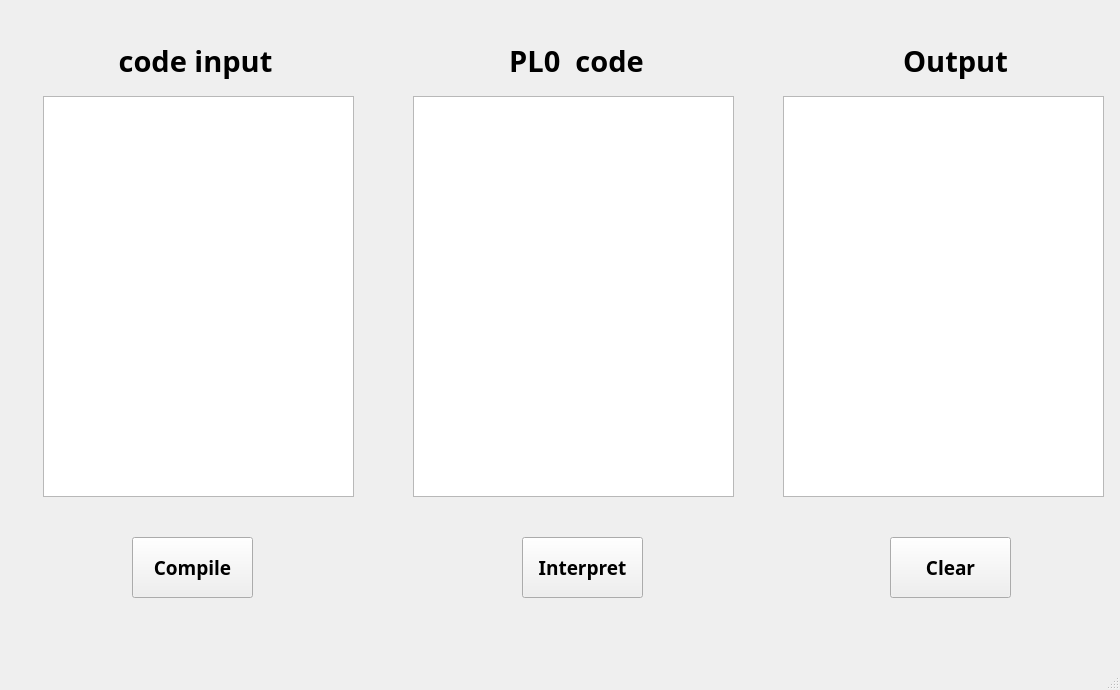
<?xml version="1.0" encoding="UTF-8"?>
<ui version="4.0">
 <class>MainWindow</class>
 <widget class="QMainWindow" name="MainWindow">
  <property name="geometry">
   <rect>
    <x>0</x>
    <y>0</y>
    <width>1120</width>
    <height>690</height>
   </rect>
  </property>
  <property name="windowTitle">
   <string>MainWindow</string>
  </property>
  <widget class="QWidget" name="centralwidget">
   <widget class="QTextEdit" name="input_code">
    <property name="geometry">
     <rect>
      <x>43</x>
      <y>96</y>
      <width>311</width>
      <height>401</height>
     </rect>
    </property>
   </widget>
   <widget class="QLabel" name="label_input">
    <property name="geometry">
     <rect>
      <x>110</x>
      <y>40</y>
      <width>171</width>
      <height>41</height>
     </rect>
    </property>
    <property name="font">
     <font>
      <family>Adobe Arabic</family>
      <pointsize>22</pointsize>
      <weight>75</weight>
      <bold>true</bold>
     </font>
    </property>
    <property name="text">
     <string>code input</string>
    </property>
    <property name="alignment">
     <set>Qt::AlignCenter</set>
    </property>
   </widget>
   <widget class="QPushButton" name="Compile_Button">
    <property name="geometry">
     <rect>
      <x>132</x>
      <y>537</y>
      <width>121</width>
      <height>61</height>
     </rect>
    </property>
    <property name="font">
     <font>
      <family>Adobe Arabic</family>
      <pointsize>14</pointsize>
      <weight>75</weight>
      <bold>true</bold>
     </font>
    </property>
    <property name="text">
     <string>Compile</string>
    </property>
   </widget>
   <widget class="QTextEdit" name="textEdit">
    <property name="geometry">
     <rect>
      <x>413</x>
      <y>96</y>
      <width>321</width>
      <height>401</height>
     </rect>
    </property>
   </widget>
   <widget class="QTextEdit" name="textEdit_2">
    <property name="geometry">
     <rect>
      <x>783</x>
      <y>96</y>
      <width>321</width>
      <height>401</height>
     </rect>
    </property>
   </widget>
   <widget class="QLabel" name="label_PL0">
    <property name="geometry">
     <rect>
      <x>491</x>
      <y>40</y>
      <width>171</width>
      <height>41</height>
     </rect>
    </property>
    <property name="font">
     <font>
      <family>Adobe Arabic</family>
      <pointsize>22</pointsize>
      <weight>75</weight>
      <bold>true</bold>
     </font>
    </property>
    <property name="text">
     <string>PL0  code</string>
    </property>
    <property name="alignment">
     <set>Qt::AlignCenter</set>
    </property>
   </widget>
   <widget class="QPushButton" name="pushButton">
    <property name="geometry">
     <rect>
      <x>522</x>
      <y>537</y>
      <width>121</width>
      <height>61</height>
     </rect>
    </property>
    <property name="font">
     <font>
      <family>Adobe Arabic</family>
      <pointsize>14</pointsize>
      <weight>75</weight>
      <bold>true</bold>
     </font>
    </property>
    <property name="text">
     <string>Interpret</string>
    </property>
   </widget>
   <widget class="QPushButton" name="pushButton_2">
    <property name="geometry">
     <rect>
      <x>890</x>
      <y>537</y>
      <width>121</width>
      <height>61</height>
     </rect>
    </property>
    <property name="font">
     <font>
      <family>Adobe Arabic</family>
      <pointsize>14</pointsize>
      <weight>75</weight>
      <bold>true</bold>
     </font>
    </property>
    <property name="text">
     <string>Clear</string>
    </property>
   </widget>
   <widget class="QLabel" name="label">
    <property name="geometry">
     <rect>
      <x>870</x>
      <y>40</y>
      <width>171</width>
      <height>41</height>
     </rect>
    </property>
    <property name="font">
     <font>
      <family>Adobe Arabic</family>
      <pointsize>22</pointsize>
      <weight>75</weight>
      <bold>true</bold>
     </font>
    </property>
    <property name="text">
     <string>Output</string>
    </property>
    <property name="alignment">
     <set>Qt::AlignCenter</set>
    </property>
   </widget>
  </widget>
  <widget class="QMenuBar" name="menubar">
   <property name="geometry">
    <rect>
     <x>0</x>
     <y>0</y>
     <width>1120</width>
     <height>26</height>
    </rect>
   </property>
  </widget>
  <widget class="QStatusBar" name="statusbar"/>
 </widget>
 <resources/>
 <connections/>
</ui>
